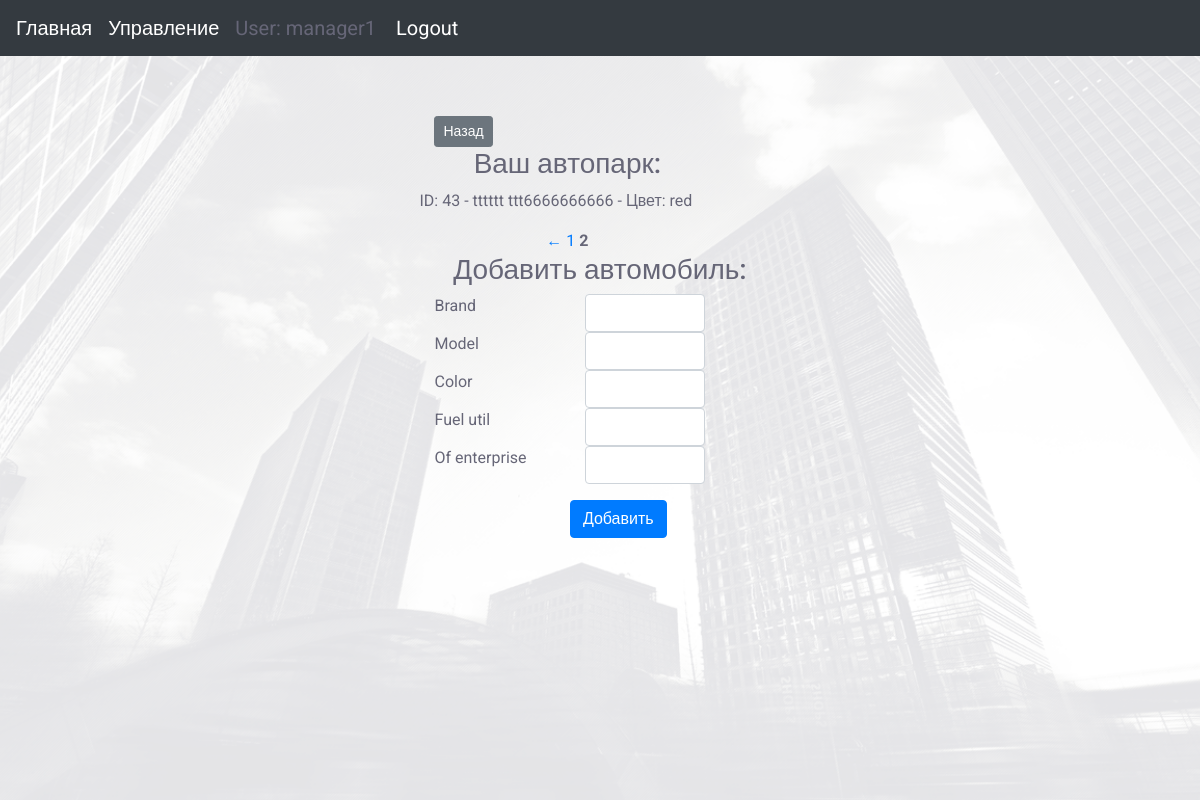
Page /api/cars/?page=2 (signed in) on the committed database.
### carcompany_app/models.py (models this page shows, shortened)
class Car(models.Model):
    brand = models.CharField(max_length=32)
    model = models.CharField(max_length=32)
    color = models.CharField(max_length=16)
    fuel_util = models.CharField(max_length=5)
    date_assembly = models.DateField(auto_now_add=True)
    of_enterprise = models.ForeignKey('Enterprise', on_delete=models.SET_NULL, null=True)

### carcompany_app/api/views.py (the view, shortened to what this page needs)
class CarView(LoginRequiredMixin, ListCreateAPIView):
    serializer_class = CarSerializer
    pagination_class = LimitOffsetPagination
    renderer_classes = [TemplateHTMLRenderer]
    template_name = 'UIcars.html'
    def get_queryset(self):
        user_name = self.request.user.username
        list_car = Car.objects.all()
        if user_name != 'admin':
            enterprise = Enterprise.objects.get(manager__username__contains=user_name)
            list_car = Car.objects.filter(of_enterprise=enterprise)
        return list_car
    queryset = get_queryset
    def get(self, request):
        queryset = self.get_queryset()
        serializer = CarSerializer(queryset, many=True)
        paginator = Paginator(queryset, 8)
        page = request.GET.get('page')
        """
        if page is not None:
            serializer = CarSerializer(page, many=True) # сериализуем данные page
            result = self.get_paginated_response(serializer.data)
            return Response(locals())
        """
        try:
            cars = paginator.page(page)
        except PageNotAnInteger:
            cars = paginator.page(1)
        except EmptyPage:
            cars = paginator.page(paginator.num_pages)
        return Response({'result': cars})
    raise_exception = True

### templates/UIcars.html (shortened to what this page needs)
{% extends "base_generic.html" %}
{% block content %}
            <div class="general-container">
                    <div class="col-md-12 text-left">
                        <div class="col-md-10">
                            <div class="col-md-4">
                                <a href="/" class="btn btn-secondary btn-sm" role="button" aria-pressed="true"> Назад</a>
                            </div>
                            <div class="col-md-12 text-center">
                                <h3>Ваш автопарк:</h3>
                            </div>
                        </div>
                        {% for item in result %}
                            <div class="col-md-10">
                                <p>ID: {{ item.id }} - {{ item.brand }} {{ item.model }} - Цвет: {{ item.color }}  </p>
                            </div>
                        {% endfor %}
                        <div class="col-md-10 text-center">
                            {% if result.has_previous %}
                            <a href="?page={{ result.previous_page_number }}">←</a>
                            {% endif %}
                            {% for num in result.paginator.page_range %}
                                {% if num == result.number %}
                                    <span class="current"><b>{{ num }}</b></span>
                                {% else %}
                                    <a href="?page={{ num }}"> {{ num }}</a>
                                {% endif %}
                            {% endfor %}
                        </div>
                        <div class="col-md-12">
                           <div class="col-md-12 text-center">
                                <h3>Добавить автомобиль:</h3>
                           </div>
                           <div class="col-md-10">
                                <form  action="" method="post"  class="form-horizontal" novalidate="">{% csrf_token %}
                                  <fieldset>
                                        <div class="row">
                                            <div class="col-sm-6">
                                              Brand
                                            </div>
                                            <div class="col-sm-6 ">
                                                <input name="brand" class="form-control" type="text" value="">
                                            </div>
                                        </div>
                                        <div class="row">
                                            <div class="col-sm-6">
                                              Model
                                            </div>
                                            <div class="col-sm-6 ">
                                                <input name="model" class="form-control" type="text" value="">
                                            </div>
                                        </div>
                                        <div class="row">
                                            <div class="col-sm-6">
                                              Color
                                            </div>
                                            <div class="col-sm-6 ">
                                                <input name="color" class="form-control" type="text" value="">
                                            </div>
                                        </div>
                                        <div class="row">
                                            <label class="col-sm-6">
                                              Fuel util
                                            </label>
                                            <div class="col-sm-6 ">
                                                <input name="fuel_util" class="form-control" type="text" value="">
                                            </div>
                                        </div>
                                        <div class="row">
                                            <div class="col-sm-6">
                                                Of enterprise
                                            </div>
                                            <div class="col-sm-6 ">
                                                <input name="of_enterprise" class="form-control" type="text" value="">
                                            </div>
                                        </div>
                                        <div class="row offset-6">
                                            <button class="btn btn-primary js-tooltip" title="" data-original-title="">Добавить</button>
                                        </div>
                                  </fieldset>
                                </form>
                           </div>
                        </div>
                    </div>
            </div>
{% endblock %}

### templates/base_generic.html (shortened to what this page needs)
<!DOCTYPE html>
<html lang="en">
    <head>
        <link rel="stylesheet" href="https://maxcdn.bootstrapcdn.com/bootstrap/4.0.0/css/bootstrap.min.css">
        <link rel="stylesheet" type="text/css" href="/static/css/styles.css">
    </head>
    {% load rest_framework %}
    <body>
        <div class="general-container ">
                            <nav class="navbar navbar-expand-sm bg-dark navbar-dark">
                                 <a class="navbar-brand" href="/">Главная</a>
                                 <div class="collapse navbar-collapse" id="collapsibleNavbar">
                                    <ul class="navbar-nav">
                                       <li class="nav-item">
                                          <a class="navbar-brand" href="/admin/">Управление</a>
                                       </li>
                                       <li class="nav-item ">
                                            {% if user.is_authenticated %}
                                                <a class="navbar-brand"> User: {{ user.get_username }} </a>
                                                <a class="navbar-brand" href="{% url 'logout'%}?next={{request.path}}">Logout</a>
                                            {% else %}
                                                <a class="navbar-brand" href="{% url 'login'%}?next={{request.path}}">Login</a>
                                            {% endif %}
                                       </li>
                                    </ul>
                                 </div>
                              </nav>
                            <div class="container">
                                <div class="row justify-content-center">
                                        {% block content %}{% endblock %}
                                </div>
                            </div>
        </div>
    </body>
</html>

### carcompany_app/static/css/styles.css (style rules this page uses)
html, body { width: auto; margin:0; padding:0; height: 100%; }
.general-container { min-height: 100%; background-image: url('../images/bg3.png'); background-attachment: fixed; background-size: cover; background-position: center; font-family: 'roboto', sans-serif; color: #667; }
.container { min-height: 100%; padding-top: 60px; }

### rows in the picture
Car: id "43", brand "tttttt", model "ttt6666666666", color "red"

### other values in the picture
{{ user.get_username }} "manager1"
{{ num }} "1"
{{ num }} "2"
